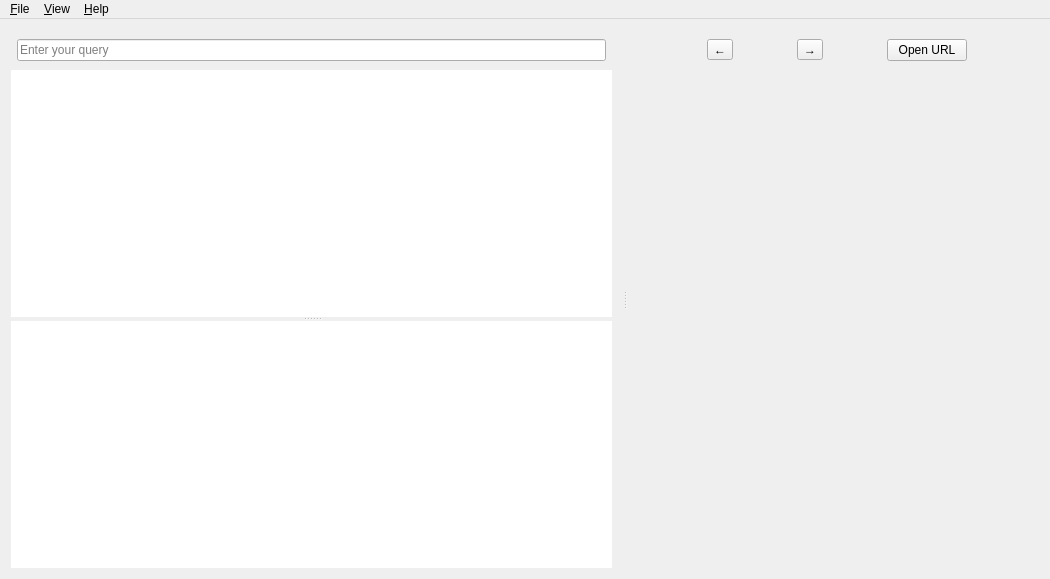
<?xml version="1.0" encoding="UTF-8"?>
<ui version="4.0">
 <class>MainWindow</class>
 <widget class="QMainWindow" name="MainWindow">
  <property name="geometry">
   <rect>
    <x>0</x>
    <y>0</y>
    <width>1050</width>
    <height>579</height>
   </rect>
  </property>
  <property name="windowTitle">
   <string>Zeal</string>
  </property>
  <widget class="QWidget" name="centralWidget">
   <layout class="QVBoxLayout" name="centralWidgetLayout">
    <property name="leftMargin">
     <number>0</number>
    </property>
    <property name="topMargin">
     <number>0</number>
    </property>
    <property name="rightMargin">
     <number>0</number>
    </property>
    <property name="bottomMargin">
     <number>0</number>
    </property>
    <item>
     <widget class="QSplitter" name="splitter">
      <property name="orientation">
       <enum>Qt::Horizontal</enum>
      </property>
      <property name="childrenCollapsible">
       <bool>false</bool>
      </property>
      <widget class="QWidget" name="layoutWidget">
       <layout class="QVBoxLayout" name="resultPane">
        <property name="spacing">
         <number>0</number>
        </property>
        <item>
         <widget class="ToolBarFrame" name="searchEditWidget" native="true">
          <property name="minimumSize">
           <size>
            <width>0</width>
            <height>40</height>
           </size>
          </property>
          <property name="styleSheet">
           <string notr="true"/>
          </property>
          <layout class="QVBoxLayout" name="searchToolBarFrame">
           <property name="leftMargin">
            <number>6</number>
           </property>
           <property name="topMargin">
            <number>6</number>
           </property>
           <property name="rightMargin">
            <number>6</number>
           </property>
           <property name="bottomMargin">
            <number>6</number>
           </property>
           <item>
            <widget class="SearchEdit" name="lineEdit">
             <property name="placeholderText">
              <string>Enter your query</string>
             </property>
             <property name="clearButtonEnabled">
              <bool>true</bool>
             </property>
            </widget>
           </item>
          </layout>
         </widget>
        </item>
        <item>
         <widget class="QSplitter" name="tocSplitter">
          <property name="orientation">
           <enum>Qt::Vertical</enum>
          </property>
          <widget class="QTreeView" name="treeView">
           <property name="frameShape">
            <enum>QFrame::NoFrame</enum>
           </property>
           <property name="uniformRowHeights">
            <bool>true</bool>
           </property>
           <attribute name="headerVisible">
            <bool>false</bool>
           </attribute>
          </widget>
          <widget class="QFrame" name="resultSectionsPane">
           <layout class="QVBoxLayout" name="verticalLayout">
            <property name="spacing">
             <number>0</number>
            </property>
            <property name="leftMargin">
             <number>0</number>
            </property>
            <property name="topMargin">
             <number>0</number>
            </property>
            <property name="rightMargin">
             <number>0</number>
            </property>
            <property name="bottomMargin">
             <number>0</number>
            </property>
            <item>
             <widget class="QListView" name="tocListView">
              <property name="frameShape">
               <enum>QFrame::NoFrame</enum>
              </property>
              <property name="horizontalScrollBarPolicy">
               <enum>Qt::ScrollBarAlwaysOff</enum>
              </property>
              <property name="uniformItemSizes">
               <bool>true</bool>
              </property>
             </widget>
            </item>
           </layout>
          </widget>
         </widget>
        </item>
       </layout>
      </widget>
      <widget class="QWidget" name="layoutWidget_2">
       <layout class="QVBoxLayout" name="viewInfo">
        <property name="spacing">
         <number>0</number>
        </property>
        <item>
         <widget class="ToolBarFrame" name="navigationBar" native="true">
          <property name="minimumSize">
           <size>
            <width>0</width>
            <height>40</height>
           </size>
          </property>
          <layout class="QHBoxLayout" name="toolbox">
           <property name="topMargin">
            <number>0</number>
           </property>
           <property name="rightMargin">
            <number>12</number>
           </property>
           <property name="bottomMargin">
            <number>0</number>
           </property>
           <item>
            <widget class="QToolButton" name="backButton">
             <property name="toolTip">
              <string>Go back one page</string>
             </property>
             <property name="text">
              <string>←</string>
             </property>
             <property name="icon">
              <iconset theme="go-previous"/>
             </property>
            </widget>
           </item>
           <item>
            <widget class="QToolButton" name="forwardButton">
             <property name="toolTip">
              <string>Go forward one page</string>
             </property>
             <property name="text">
              <string>→</string>
             </property>
             <property name="icon">
              <iconset theme="go-next"/>
             </property>
            </widget>
           </item>
           <item>
            <widget class="QPushButton" name="openUrlButton">
             <property name="sizePolicy">
              <sizepolicy hsizetype="Fixed" vsizetype="Fixed">
               <horstretch>0</horstretch>
               <verstretch>0</verstretch>
              </sizepolicy>
             </property>
             <property name="text">
              <string>Open URL</string>
             </property>
            </widget>
           </item>
          </layout>
         </widget>
        </item>
        <item>
         <widget class="SearchableWebView" name="webView" native="true">
          <property name="sizePolicy">
           <sizepolicy hsizetype="Expanding" vsizetype="Expanding">
            <horstretch>0</horstretch>
            <verstretch>0</verstretch>
           </sizepolicy>
          </property>
         </widget>
        </item>
       </layout>
      </widget>
     </widget>
    </item>
   </layout>
  </widget>
  <widget class="QMenuBar" name="menuBar">
   <property name="geometry">
    <rect>
     <x>0</x>
     <y>0</y>
     <width>1050</width>
     <height>22</height>
    </rect>
   </property>
   <widget class="QMenu" name="menuFile">
    <property name="title">
     <string>&amp;File</string>
    </property>
    <addaction name="actionNewTab"/>
    <addaction name="actionCloseTab"/>
    <addaction name="separator"/>
    <addaction name="actionOptions"/>
    <addaction name="separator"/>
    <addaction name="actionQuit"/>
   </widget>
   <widget class="QMenu" name="menuHelp">
    <property name="title">
     <string>&amp;Help</string>
    </property>
    <addaction name="actionSubmitFeedback"/>
    <addaction name="actionCheckForUpdates"/>
    <addaction name="separator"/>
    <addaction name="actionAboutZeal"/>
    <addaction name="actionAboutQt"/>
   </widget>
   <widget class="QMenu" name="menuView">
    <property name="title">
     <string>&amp;View</string>
    </property>
    <addaction name="actionBack"/>
    <addaction name="actionForward"/>
   </widget>
   <addaction name="menuFile"/>
   <addaction name="menuView"/>
   <addaction name="menuHelp"/>
  </widget>
  <action name="actionQuit">
   <property name="text">
    <string>&amp;Quit</string>
   </property>
  </action>
  <action name="actionOptions">
   <property name="text">
    <string>&amp;Options</string>
   </property>
  </action>
  <action name="actionAboutZeal">
   <property name="text">
    <string>About &amp;Zeal</string>
   </property>
  </action>
  <action name="actionAboutQt">
   <property name="text">
    <string>About &amp;Qt</string>
   </property>
  </action>
  <action name="actionBack">
   <property name="text">
    <string>&amp;Back</string>
   </property>
  </action>
  <action name="actionForward">
   <property name="text">
    <string>&amp;Forward</string>
   </property>
  </action>
  <action name="actionNewTab">
   <property name="text">
    <string>New &amp;Tab</string>
   </property>
  </action>
  <action name="actionCloseTab">
   <property name="text">
    <string>&amp;Close Tab</string>
   </property>
  </action>
  <action name="actionNextTab">
   <property name="text">
    <string>Next Tab</string>
   </property>
  </action>
  <action name="actionPreviousTab">
   <property name="text">
    <string>Previous Tab</string>
   </property>
  </action>
  <action name="actionSubmitFeedback">
   <property name="text">
    <string>&amp;Submit Feedback...</string>
   </property>
  </action>
  <action name="actionCheckForUpdates">
   <property name="text">
    <string>&amp;Check for updates...</string>
   </property>
  </action>
 </widget>
 <layoutdefault spacing="6" margin="11"/>
 <customwidgets>
  <customwidget>
   <class>SearchEdit</class>
   <extends>QLineEdit</extends>
   <header>ui/widgets/searchedit.h</header>
  </customwidget>
  <customwidget>
   <class>SearchableWebView</class>
   <extends>QWidget</extends>
   <header>ui/widgets/searchablewebview.h</header>
   <container>1</container>
  </customwidget>
  <customwidget>
   <class>ToolBarFrame</class>
   <extends>QWidget</extends>
   <header>ui/widgets/toolbarframe.h</header>
   <container>1</container>
  </customwidget>
 </customwidgets>
 <resources/>
 <connections/>
</ui>
